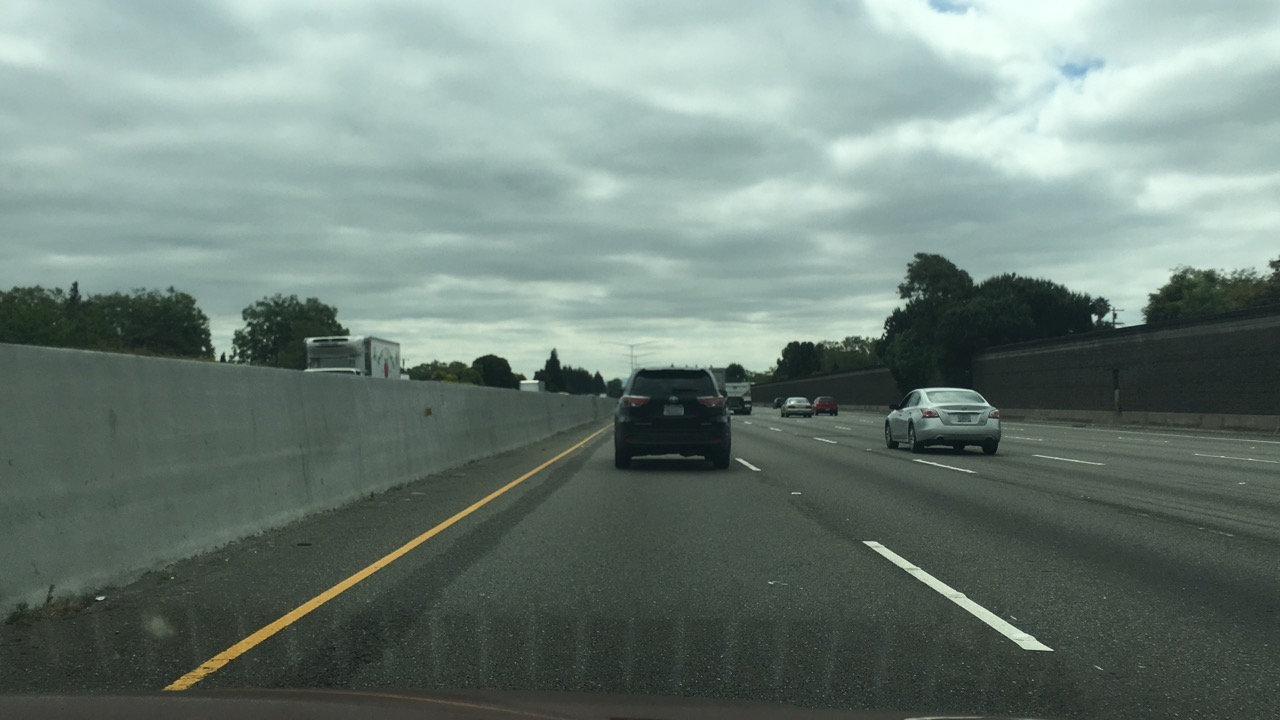
#> input picture lanekeeping1/test_image.JPG, 1280 x 720 px, given in place of test10.mp4, which was not available
$ python lanekeeping.py
#> lines starting #> are read from the running program, lines starting #| are printed output that depends on the picture; after the words box and inside, x2 and y2 are one past the last pixel; in counts of white or black regions, pixels touching at a corner belong together; pictures that were not available may be replaced by others from this repository, and a replacement may not be noted
#> further down, frame is the input picture: shape (720, 1280, 3); mean B, G, R 121.3, 128.3, 111.5
#Step11: Create lane finding video
import cv2
import numpy as np

def make_coordinates(image, line_parameters):
    slope, intercept = line_parameters
    y1 = image.shape[0]
    y2 = int(y1*(9/12))
    x1 = int((y1 - intercept)/slope)
    x2 = int((y2 - intercept)/slope)
    return np.array([x1, y1, x2, y2])


def average_slope_intercept(image, lines):
    left_fit = []
    right_fit = []
    for line in lines:
        x1, y1, x2, y2 = line.reshape(4)
        parameters = np.polyfit((x1,x2),(y1,y2),1)
        slope = parameters[0]
        intercept = parameters[1]
        if slope < 0:
            left_fit.append((slope,intercept))
        else:
            right_fit.append((slope,intercept))

    left_fit_average = np.average(left_fit,axis=0)
    right_fit_average = np.average(right_fit,axis=0)
    try:
        #print(left_fit_average,'left')
        #print(right_fit_average,'right')
        left_line = make_coordinates(image, left_fit_average)
        right_line = make_coordinates(image, right_fit_average)
        return np.array([left_line, right_line])
    except Exception as e:
        print(e,'\n')
        return None

def canny(image):
    gray = cv2.cvtColor(image, cv2.COLOR_RGB2GRAY)
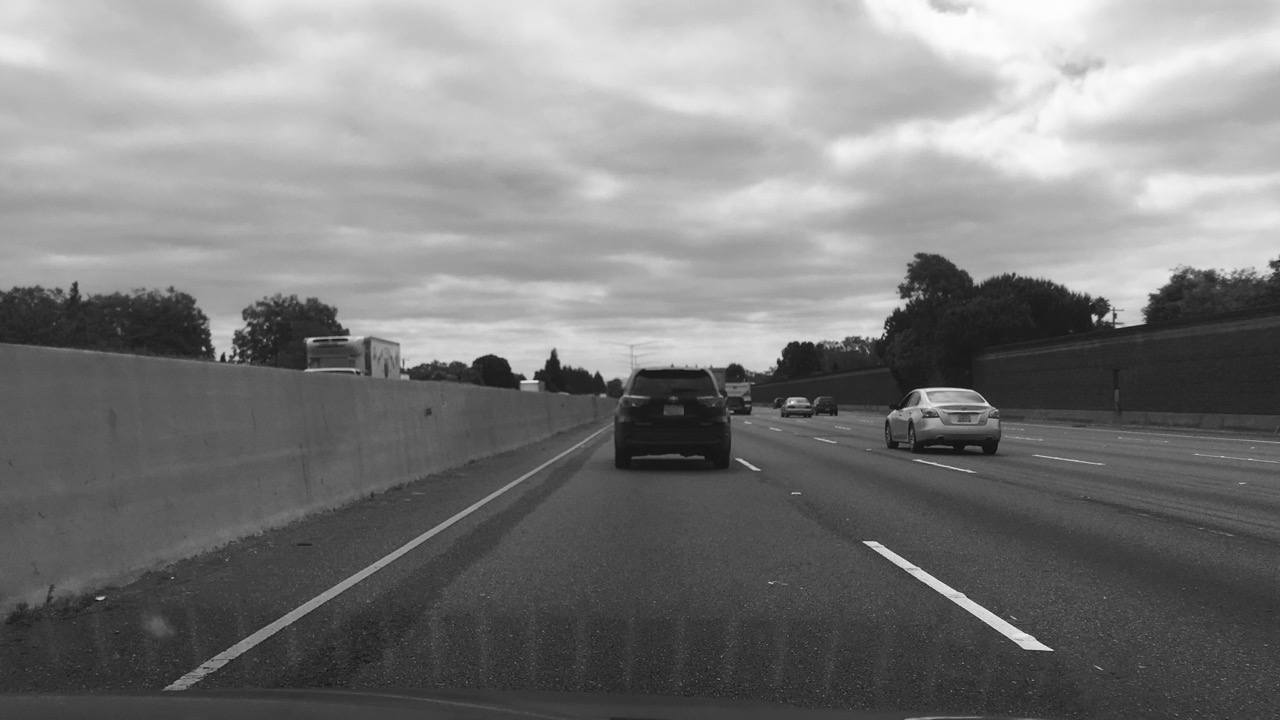
#> gray: shape (720, 1280); min 12, max 253, mean 124.2
    blur = cv2.GaussianBlur(gray,(5, 5), 0)
    canny = cv2.Canny(blur, 50, 150)
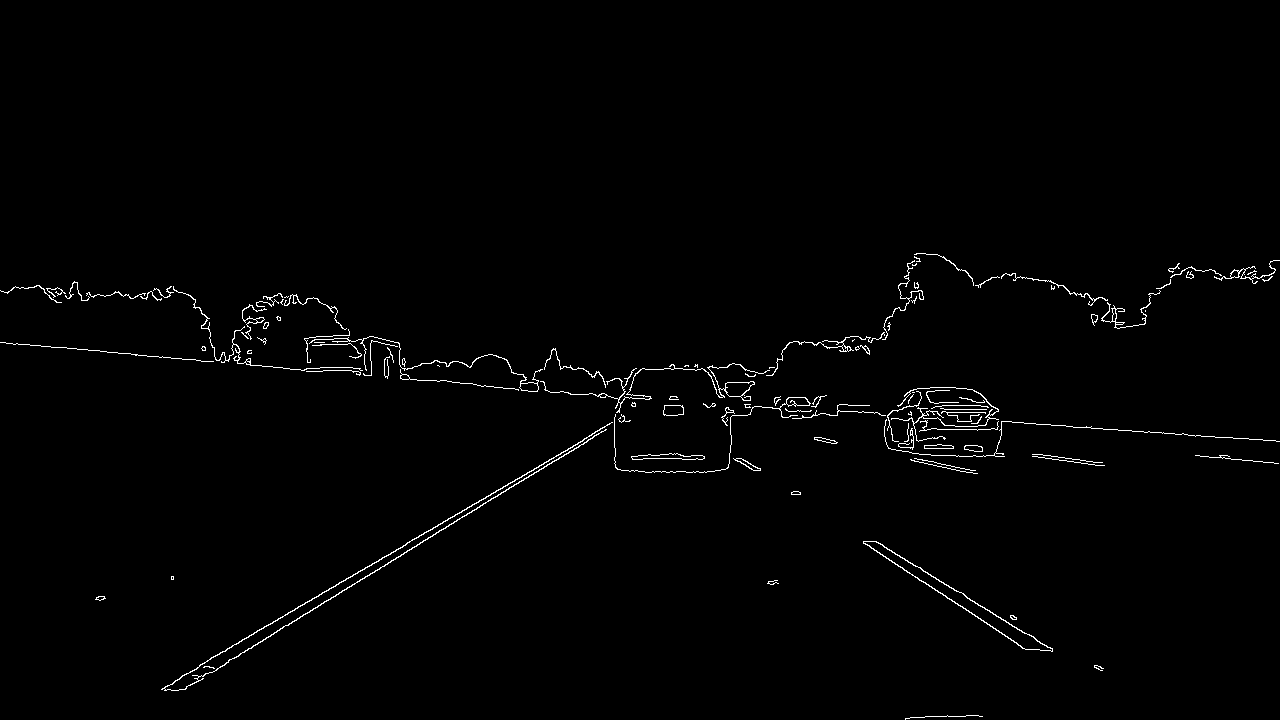
#> canny: shape (720, 1280); 1.1% white in thin lines or dots, all inside (x1, y1, x2, y2) = (0, 253, 1280, 720)
    return canny

def display_lines(image, lines):
    line_image = np.zeros_like(image)
    if lines is not None:
        for x1, y1, x2, y2 in lines:
            cv2.line(line_image, (x1, y1), (x2, y2), (255,0,0), 10)
    return line_image

def region_of_interest(image):
    height = image.shape[0]
#> height = 720
    polygons = np.array([
        [(100,height),(450,500),(800,500),(1200, height)]
    ])
    mask = np.zeros_like(image)
    cv2.fillPoly(mask, polygons, 255)
#> mask: shape (720, 1280); 17.3% white; 1 white region, box (x1, y1, x2, y2) and area: (101, 500, 1200, 720) 159655
    masked_image = cv2.bitwise_and(image, mask)
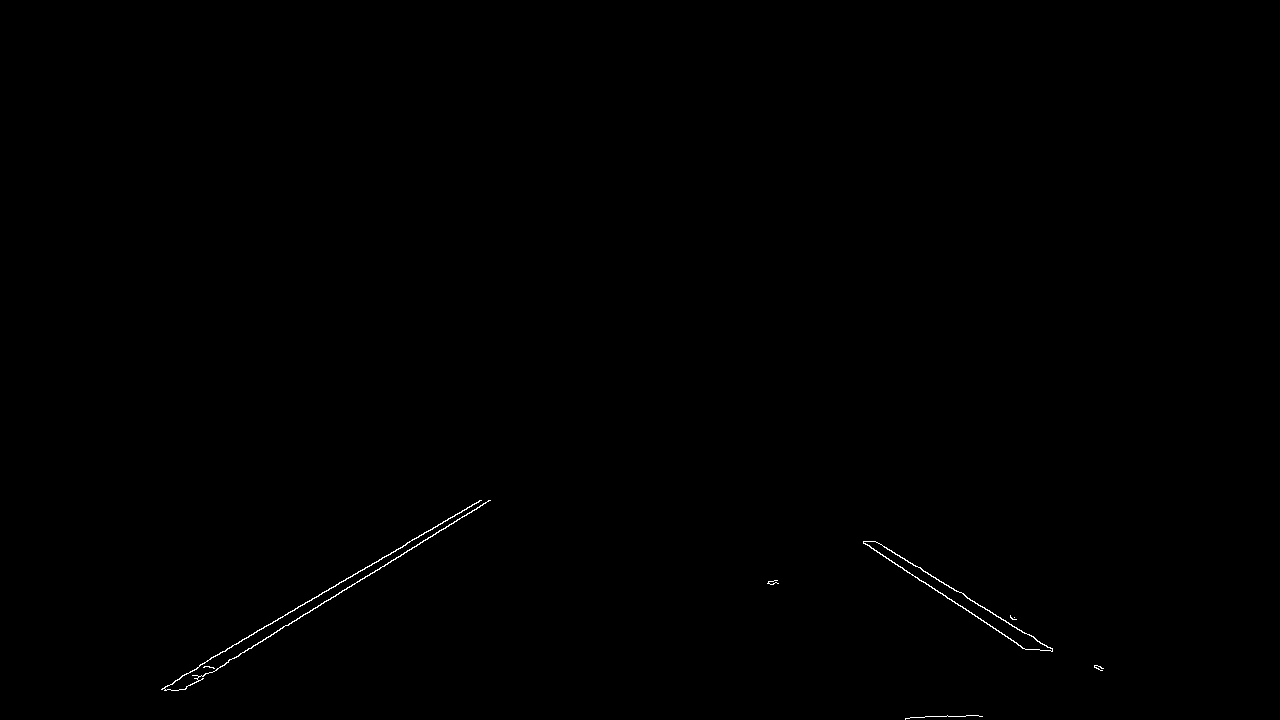
#> masked_image: shape (720, 1280); 0.19% white in thin lines or dots, all inside (x1, y1, x2, y2) = (161, 500, 1104, 720)
    return masked_image

# [10 lines of commented-out code are left out]

cap = cv2.VideoCapture("test10.mp4")
while(cap.isOpened()):
    _, frame = cap.read()
    canny_image = canny(frame)
    cropped_image = region_of_interest(canny_image)
    lines = cv2.HoughLinesP(cropped_image, 2, np.pi/180, 100, np.array([]), minLineLength=40, maxLineGap=5)
#> lines = [[212, 672, 472, 510], [336, 584, 481, 500], [311, 600, 409, 542], [874, 541, 974, 601], [925, 582, 1025, 649], [270, 624, 369, 565], [161, 689, 234, 644], [965, 596, 1024, 633], [863, 542, 921, 581]]
    averaged_lines = average_slope_intercept(frame,lines)
#> the loop in average_slope_intercept, `for line in lines:` made 9 passes
#> (x1, y1, x2, y2, slope, intercept) on passes 1 to 9: (212, 672, 472, 510, -0.623, 804.1), (336, 584, 481, 500, -0.579, 778.6), (311, 600, 409, 542, -0.592, 784.1), (874, 541, 974, 601, 0.6, 16.6), (925, 582, 1025, 649, 0.67, -37.75), (270, 624, 369, 565, -0.596, 784.9), (161, 689, 234, 644, -0.616, 788.2), (965, 596, 1024, 633, 0.627, -9.17), (863, 542, 921, 581, 0.672, -38.29)
#> after the loop in average_slope_intercept, `for line in lines:`: left_fit = [(-0.623, 804.1), (-0.579, 778.6), (-0.592, 784.1), (-0.596, 784.9), (-0.616, 788.2)]; right_fit = [(0.6, 16.6), (0.67, -37.75), (0.627, -9.17), (0.672, -38.29)]
#> in average_slope_intercept, `left_fit_average = np.average(left_fit,axis=0)`: left_fit_average = [-0.601, 788]
#> in average_slope_intercept, `right_fit_average = np.average(right_fit,axis=0)`: right_fit_average = [0.642, -17.15]
#> in make_coordinates, `slope, intercept = line_parameters`: slope = -0.601; intercept = 788
#> in make_coordinates, `x1 = int((y1 - intercept)/slope)`: x1 = 113
#> in make_coordinates, `x2 = int((y2 - intercept)/slope)`: x2 = 412
#> in average_slope_intercept, `left_line = make_coordinates(image, left_fit_average)`: left_line = [113, 720, 412, 540]
#> in average_slope_intercept, `right_line = make_coordinates(image, right_fit_average)`: right_line = [1147, 720, 867, 540]
#> averaged_lines = [[113, 720, 412, 540], [1147, 720, 867, 540]]
    line_image = display_lines(frame, averaged_lines)
#> the loop in display_lines, `for x1, y1, x2, y2 in lines:` made 2 passes
    combo_image = cv2.addWeighted(frame, 0.8, line_image, 1, 1)
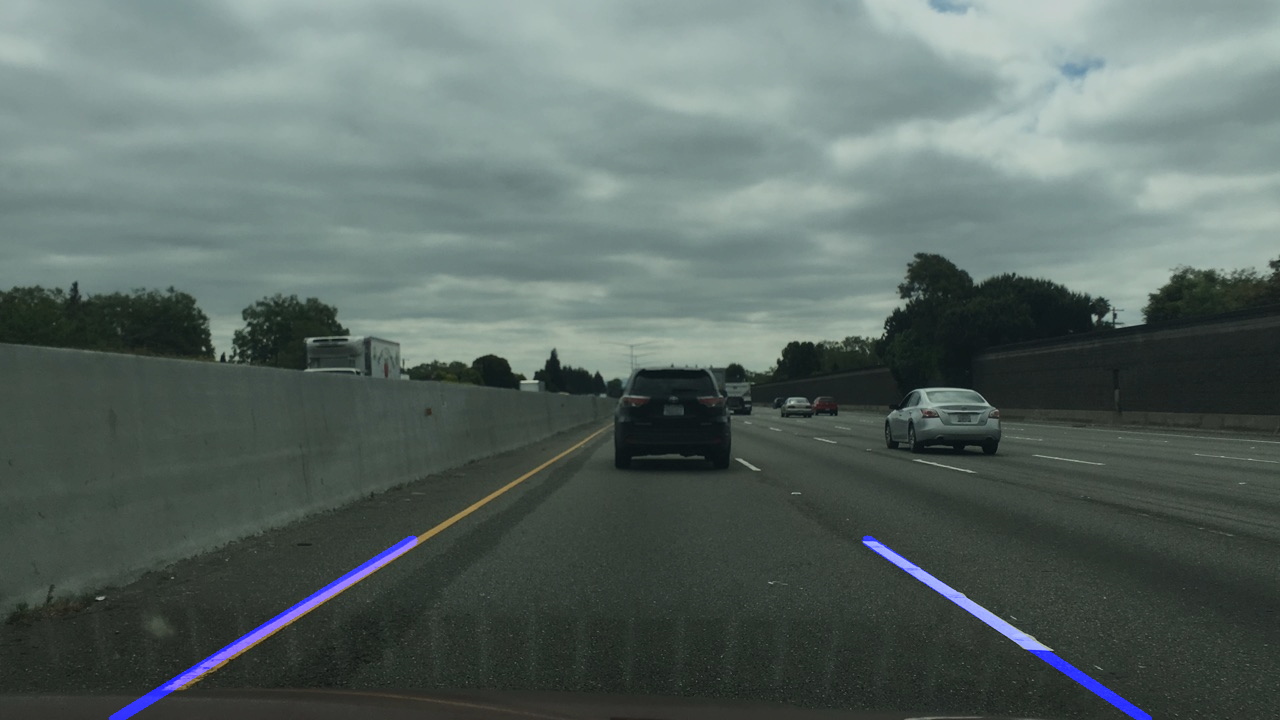
#> combo_image: shape (720, 1280, 3); mean B, G, R 99.5, 103.7, 90.2
    cv2.imshow('result', combo_image)
    if cv2.waitKey(1) == ord('q'):
#> (key q is pressed here)
        break
cap.release()
cv2.destroyAllWindows
